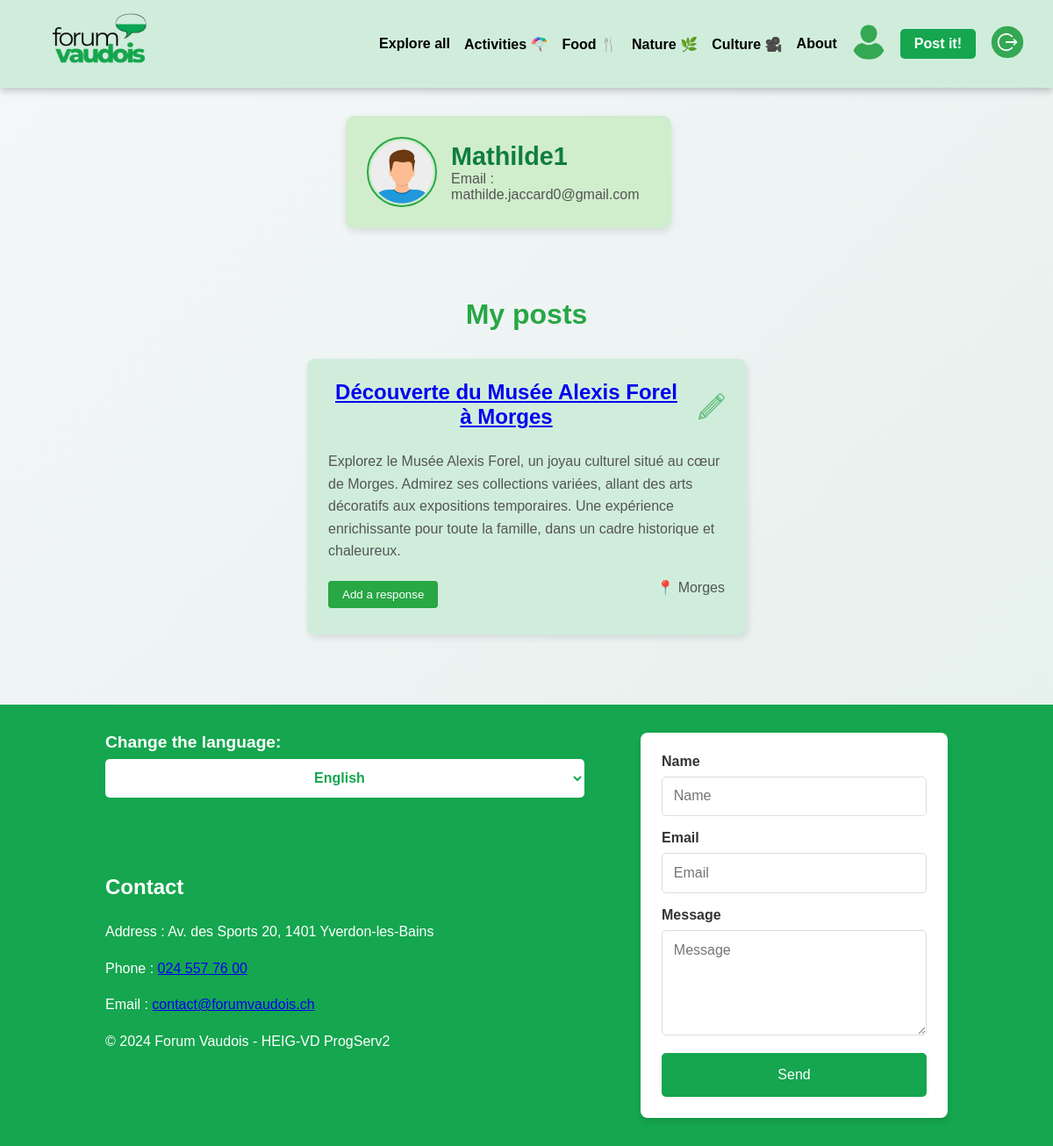
Page /pages/profil.php (signed in) on the earlier database version.
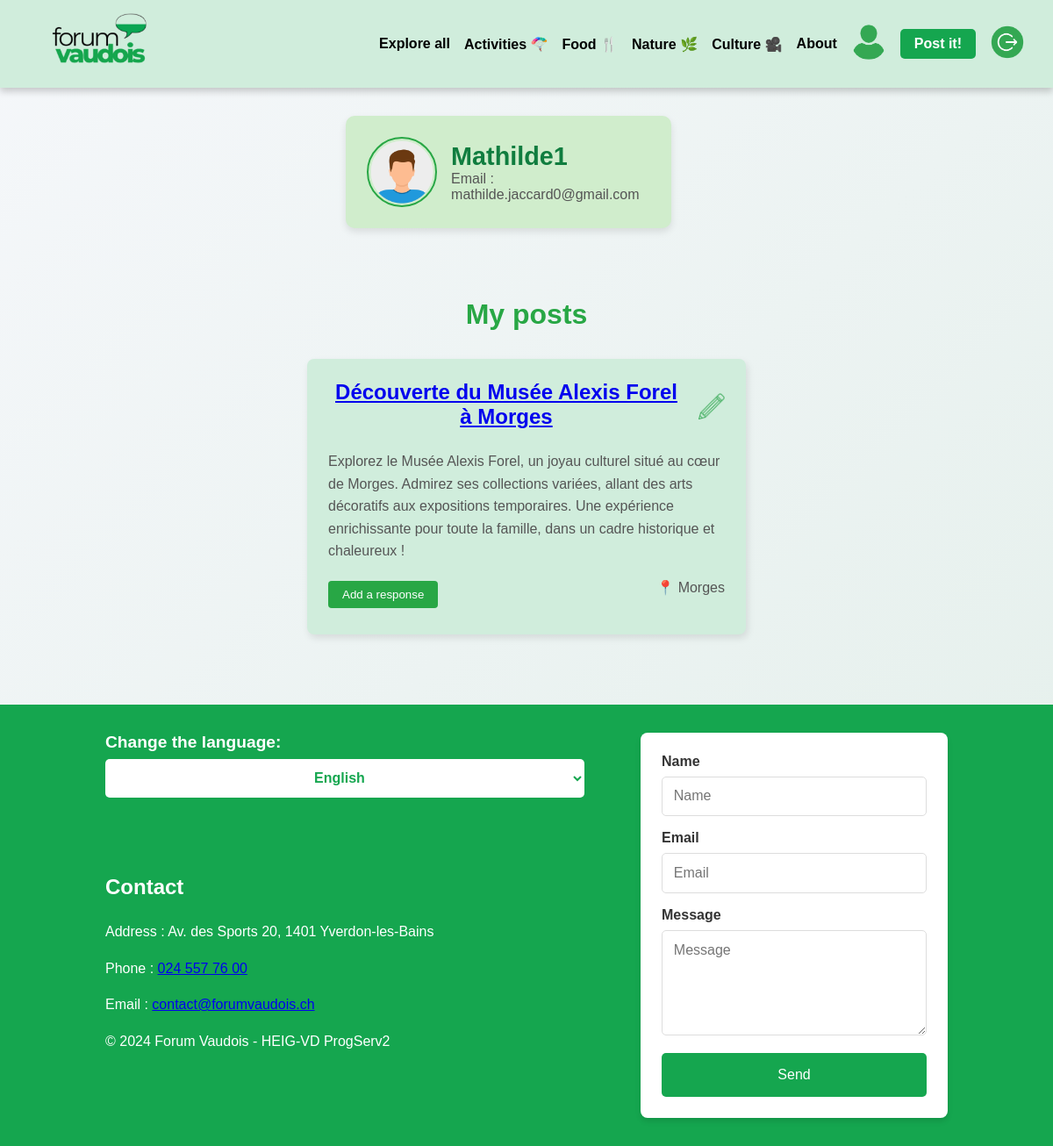
Same page on the later database version.
### tables this page shows
CREATE TABLE User (
    id INTEGER PRIMARY KEY AUTOINCREMENT,
    username TEXT NOT NULL UNIQUE,
    email TEXT NOT NULL UNIQUE,
    password TEXT NOT NULL,
    created_at DATETIME DEFAULT CURRENT_TIMESTAMP,
    token TEXT,
    isBlocked BOOLEAN DEFAULT 0,
    isVerified BOOLEAN DEFAULT 0
);

CREATE TABLE Post (
    id INTEGER PRIMARY KEY AUTOINCREMENT,
    id_user INTEGER NOT NULL,
    id_city INTEGER NOT NULL,
    id_category INTEGER NOT NULL,
    title TEXT NOT NULL,
    text TEXT NOT NULL,
    budget REAL,
    address TEXT,
    created_at DATETIME DEFAULT CURRENT_TIMESTAMP,
    last_update DATETIME DEFAULT CURRENT_TIMESTAMP,
    FOREIGN KEY (id_user) REFERENCES User(id) ON DELETE CASCADE,
    FOREIGN KEY (id_city) REFERENCES City(id),
    FOREIGN KEY (id_category) REFERENCES Category(id)
);

### src/CRUDManager/DbManagerCRUD.php (called while the page is built, shortened)
<?php
class DbManagerCRUD implements I_ApiCRUD
{
    private $db;
    public function __construct()
    {
        $config = parse_ini_file(__DIR__ . '/../../config/db.ini');
        $basePath = dirname(__DIR__, 2);
        $dsn = str_replace('%BASE_PATH%', $basePath, $config['dsn']);
        $username = $config['username'];
        $password = $config['password'];
        $this->db = new \PDO($dsn, $username, $password);
    }
    public function getUserById(int $id): ?User
    {
        $sql = "SELECT * FROM user WHERE id = :id";
        $stmt = $this->db->prepare($sql);
        $stmt->bindParam('id', $id, \PDO::PARAM_STR);
        $stmt->execute();
        $userData = $stmt->fetchAll(\PDO::FETCH_ASSOC);
        $user = null;
        if ($userData) {
            $user = new User(
                $userData[0]["username"],
                $userData[0]["email"],
                $userData[0]["password"],
                $userData[0]["token"],
                $userData[0]["id"],
                $userData[0]["isBlocked"],
                $userData[0]["isVerified"]
            );
        }
        return $user;
    }
    public function getPostsByUser(int $id_user): array
    {
        $sql = "SELECT * FROM Post WHERE id_user = :id_user";
        $stmt = $this->db->prepare($sql);
        $stmt->bindParam('id_user', $id_user, \PDO::PARAM_INT);
        $stmt->execute();
        $posts = [];
        while ($row = $stmt->fetch(\PDO::FETCH_ASSOC)) {
            $posts[] = new Post(
                $row['title'],
                $row['text'],
                $row['budget'],
                $row['id_user'],
                $row['id_city'],
                $row['id_category'],
                new DateTime($row['created_at']),
                new DateTime($row['last_update']),
                $row['id'],
                $row['address']
            );
        }
        return $posts;
    }
}

### src/Entity/User.php (called while the page is built, shortened)
<?php
class User
{
    private string $username;
    private string $email;
    public function setUsername(string $username)
    {
        $options = "/^.{1,20}$/";
        $this->username = $username;
    }
    public function getUsername(): string
    {
        return $this->username;
    }
    public function setEmail(string $email)
    {
        if (filter_var($email, FILTER_VALIDATE_EMAIL)) {
            $this->email = $email;
        } else {
            throw new Exception('L\'adresse email n\'est pas valide.');
        }
    }
    public function getEmail(): string
    {
        return $this->email;
    }
}

### lang/lang_func.php (called while the page is built, shortened)
<?php
if (!function_exists('t')) {
    function t($key)
    {
        $language = getLanguage();
        $path = __DIR__ . DIRECTORY_SEPARATOR . "dictionaries" . DIRECTORY_SEPARATOR;
        $langFile = $path . "{$language}.php";
        $dictionary = require $langFile;
        return (array_key_exists($key, $dictionary))
            ? $dictionary[$key]
            : "[{$key}]";
    }
}
if (!function_exists('getLanguage')) {
    function getLanguage($defaultLanguage = 'fr')
    {
        $language = null;
        if (isset($_GET['lang'])) {
            $language = $_GET['lang'];
        } elseif (isset($_SESSION['LANG'])) {
            $language = $_SESSION['LANG'];
        } else {
            $language = getLanguageFromBrowser($defaultLanguage);
        }
        return $language;
    }
}
if (!function_exists('getLanguageFromBrowser')) {
    function getLanguageFromBrowser($defaultLanguage = 'fr')
    {
        $languages = [];
        if (isset($_SERVER['HTTP_ACCEPT_LANGUAGE'])) {
            preg_match_all(
                '/([a-z]{1,8}(-[a-z]{1,8})?)\s*(;\s*q\s*=\s*(1|0\.[0-9]+))?/i',
                $_SERVER['HTTP_ACCEPT_LANGUAGE'],
                $lang_parse
            );
            if (count($lang_parse[1])) {
                $languages = array_combine($lang_parse[1], $lang_parse[4]);
                foreach ($languages as $lang => $val) {
                    if ($val === '') {
                        $languages[$lang] = 1;
                    }
                }
                arsort($languages, SORT_NUMERIC);
            }
        }
        $supportedLanguages = getSupportedLanguages();
        foreach ($languages as $locale => $weighting) {
            $browserLanguage = strpos($locale, '-') !== false ? substr($locale, 0, 2) : $locale;
            if (in_array($browserLanguage, $supportedLanguages)) {
                return $browserLanguage;
            }
        }
        return $defaultLanguage;
    }
}
if (!function_exists('getSupportedLanguages')) {
    function getSupportedLanguages()
    {
        $path = __DIR__ . DIRECTORY_SEPARATOR . "dictionaries" . DIRECTORY_SEPARATOR;
        $files = glob($path . "*.php");
        $languages = [];
        foreach ($files as $file) {
            $languages[] = pathinfo($file, PATHINFO_FILENAME);
        }
        return $languages;
    }
}

### src/Entity/Post.php (called while the page is built, shortened)
<?php
class Post
{
    private int $id;
    private string $title;
    private string $text;
    private int $city;
    public function __construct(string $title, string $text, int $budget, int $author, int $city, int $category, DateTime $created_at, DateTime $last_update, int $id = 0, string $address = "")
    {
        $this->id = $id;
    }
    public function getId(): int
    {
        return $this->id;
    }
    public function setTitle(string $title): void
    {
        $this->title = $title;
    }
    public function getTitle(): string
    {
        return $this->title;
    }
    public function setText(string $text): void
    {
        $this->text = $text;
    }
    public function getText(): string
    {
        return $this->text;
    }
    public function setCity(int $city): void
    {
        $this->city = $city;
    }
    public function getCity(): int
    {
        return $this->city;
    }
}

### src/Entity/City.php (called while the page is built, shortened)
<?php
class City
{
    private $cityName;
    public function setCityName(string $cityName)
    {
        $options = "/^.{1,50}$/";
        $this->cityName = $cityName;
    }
    public function getCityName(): string
    {
        return $this->cityName;
    }
    public static function getCityById(int $id): City
    {
        $cityData = [
            1 => "Lausanne",
            3 => "Yverdon-les-Bains",
            2 => "Montreux",
            4 => "Vevey",
            5 => "Nyon",
            7 => "Renens",
            6 => "Morges"
        ];
        return new City($cityData[$id], $id);
    }
}

### pages/profil.php (the view, shortened to what the rows shown need)
<?php
require_once __DIR__ . '/../lang/lang_func.php';
$db = new DbManagerCRUD();
$loggedUserID = $_SESSION["id"];
$loggedUser = $db->getUserById($loggedUserID);
$posts = $db->getPostsByUser($loggedUserID);
?>
<!DOCTYPE html>
<html lang="en">
<head>
    <link rel="stylesheet" href="../assets/css/style.css?v=<?= time(); ?>">
</head>
<body>
    <div class="wrapper">
        <?php include '../components/header.php'; ?>
        <main class="profile-main">
            <section class="profile-section">
                <div class="profile-header">
                    <div class="profile-info">
                        <h1><?= htmlspecialchars($loggedUser->getUsername()) ?></h1>
                        <p><?= t('profile_email'); ?> <?= htmlspecialchars($loggedUser->getEmail()) ?></p>
                    </div>
                </div>
            </section>
            <section class="profile-posts">
                <h2><?= t('profile_my_posts'); ?></h2>
                <div class="posts-container">
                    <?php if (!empty($posts)): ?>
                        <?php foreach ($posts as $post): ?>
                            <div class="post-card">
                            <div class="post-header">
    <h2>
        <a href="postDetails.php?id_post=<?= htmlspecialchars($post->getId()) ?>" class="post-title-link">
            <?= htmlspecialchars($post->getTitle()) ?>
        </a>
    </h2>
    <a href="updatePost.php?id_post=<?= htmlspecialchars($post->getId()) ?>" class="edit-icon" title="Modifier la publication">
        <img src="../assets/images/update.png" alt="Modifier" style="width: 30px; height: 30px;">
    </a>
</div>
                                <p><?= htmlspecialchars($post->getText()) ?></p>
                                <div class="post-footer">
                                    <button class="btn-response"><?= t('profile_add_response'); ?></button>
                                    <p class="post-location">
                                        📍 <?= htmlspecialchars(City::getCityById($post->getCity())->getCityName()) ?>
                                    </p>
                                </div>
                            </div>
                        <?php endforeach; ?>
                    <?php else: ?>
                        <p><?= t('profile_no_posts'); ?></p>
                    <?php endif; ?>
                </div>
            </section>
        </main>
    </div>
</body>
</html>

Differences in the rows shown:
changed post "Découverte du Musée Alexis Forel à Morges": text "…un cadre historique et chaleureux." → "…un cadre historique et chaleureux !"
